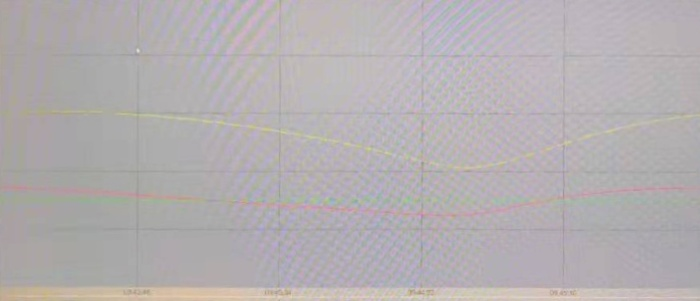
#> input picture opencv-car-number-plate-detection--master/4.jpg, 700 x 301 px
$ python question14.py
#> lines starting #> are read from the running program, lines starting #| are printed output that depends on the picture; after the words box and inside, x2 and y2 are one past the last pixel; in counts of white or black regions, pixels touching at a corner belong together
import cv2
import numpy as np
import imutils


#局部阈值
def local_threshold(image):
    gray = cv2.cvtColor(image, cv2.COLOR_RGB2GRAY)  #把输入图像灰度化
    #自适应阈值化能够根据图像不同区域亮度分布，改变阈值
    binary = cv2.adaptiveThreshold(gray, 255, cv2.ADAPTIVE_THRESH_GAUSSIAN_C,cv2.THRESH_BINARY, 25, 10)
    return binary


img_org = cv2.imread('4.jpg')
#> img_org is the input picture: shape (301, 700, 3); mean B, G, R 177.4, 175.2, 180.1

size = np.shape(img_org)
#> size = (301, 700, 3)
print(size)
#| (301, 700, 3)
if size[0] <= 776:
    img_org = imutils.resize(img_org, 900)
#> img_org: shape (387, 900, 3)

img_org2 = img_org.copy()
img_bw = cv2.cvtColor(img_org, cv2.COLOR_BGR2GRAY)
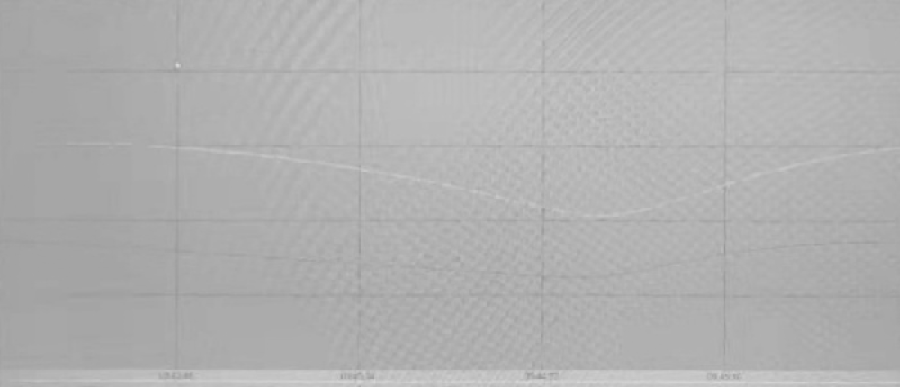
#> img_bw: shape (387, 900); min 153, max 215, mean 176.8
img_thr = local_threshold(img_org2)
#> in local_threshold, `binary = cv2.adaptiveThreshold(gray, 255, cv2.ADAPTIVE_THRESH_GAUSSIAN..`:
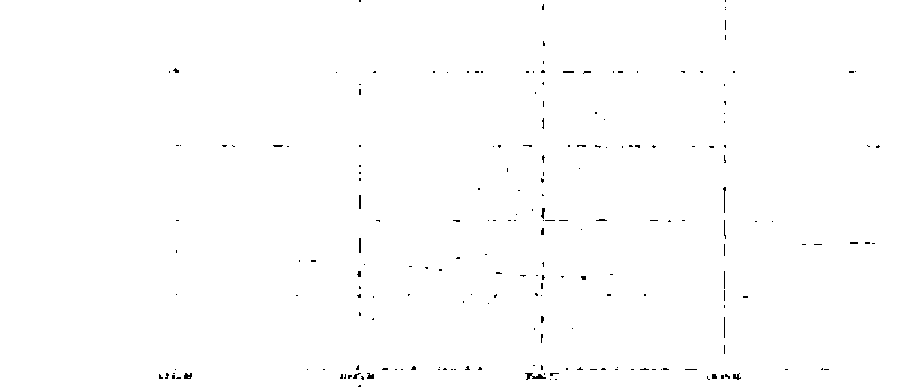
#> binary: shape (387, 900); 99.5% white; black in thin lines or dots, all inside (x1, y1, x2, y2) = (159, 0, 880, 387)


cv2.imwrite('thresh.jpg', img_thr)

img_edg = cv2.Canny(img_thr, 100, 200)
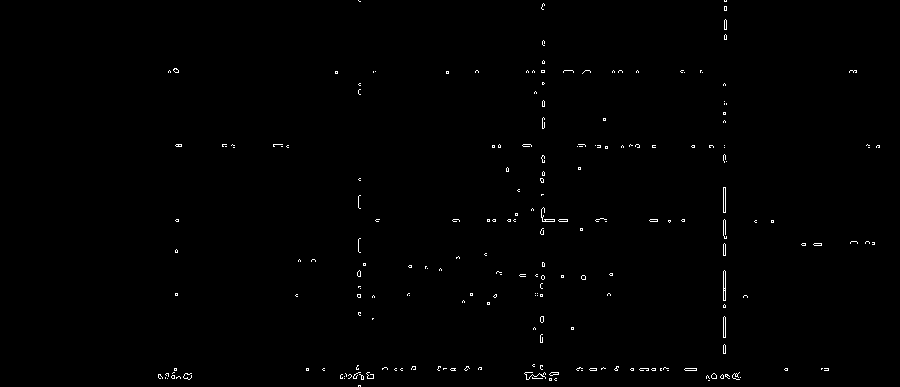
#> img_edg: shape (387, 900); 0.57% white in thin lines or dots, all inside (x1, y1, x2, y2) = (158, 0, 880, 387)

cv2.imwrite('cn_edge.jpg', img_edg)

kernel = cv2.getStructuringElement(cv2.MORPH_DILATE, (7, 7))
img_dil = cv2.dilate(img_edg, kernel, iterations=1)
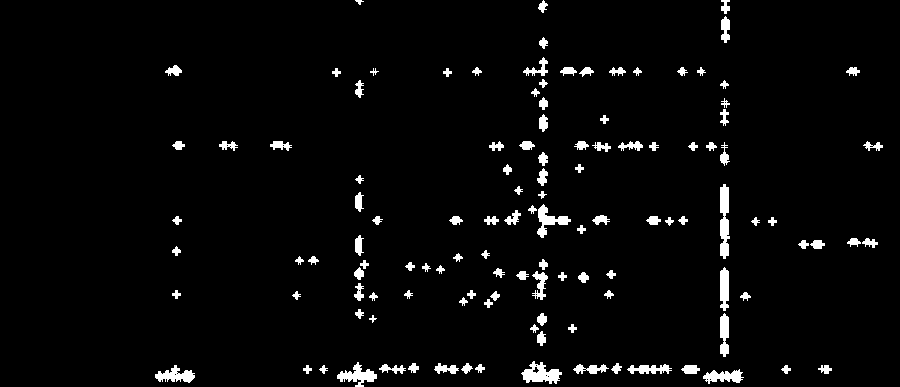
#> img_dil: shape (387, 900); 3.3% white; 121 white regions

cv2.imwrite('dilated_img.jpg',img_dil)


#if  you  are  using  opencv 2.X then  make  sure  to  remove  "something_else " variable  from  list  below

(contours, hierarchye) = cv2.findContours(img_dil.copy(), 1, 2)
#> contours = 138 contours, 21 with area under 20; largest, box (x1, y1, x2, y2) and area: (720, 184, 730, 259) 484, (521, 361, 562, 384) 474, (337, 362, 377, 387) 362, (537, 204, 571, 238) 344, (155, 365, 195, 383) 318
cnts = sorted(contours, key=cv2.contourArea, reverse=True)[:10]
#> cnts = 10 contours; largest, box (x1, y1, x2, y2) and area: (720, 184, 730, 259) 484, (521, 361, 562, 384) 474, (337, 362, 377, 387) 362, (537, 204, 571, 238) 344, (155, 365, 195, 383) 318

screenCnt = None

for c in cnts:
	# approximate the contour
	peri = cv2.arcLength(c, True)
	approx = cv2.approxPolyDP(c, 0.02 * peri, True)

	# if our approximated contour has four points, then
	# we can assume that we have found our screen
	if len(approx) == 4:
		screenCnt = approx
		break
#> this loop made 1 pass
#> (peri, screenCnt) on pass 1: (185.4, [[723, 184], [720, 255], [725, 258], [728, 187]])

mask = np.zeros(img_bw.shape, dtype=np.uint8)
roi_corners = np.array(screenCnt ,dtype=np.int32)
#> roi_corners = [[723, 184], [720, 255], [725, 258], [728, 187]]
ignore_mask_color = (255,)*1
cv2.fillPoly(mask, roi_corners , ignore_mask_color)
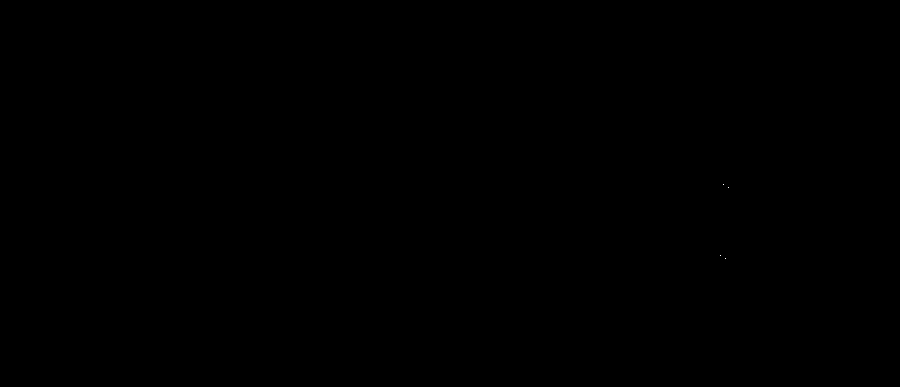
#> mask: shape (387, 900); 0% white in thin lines or dots, all inside (x1, y1, x2, y2) = (720, 184, 729, 259)
cv2.drawContours(img_org, [screenCnt], -40, (100, 255, 100), 9)
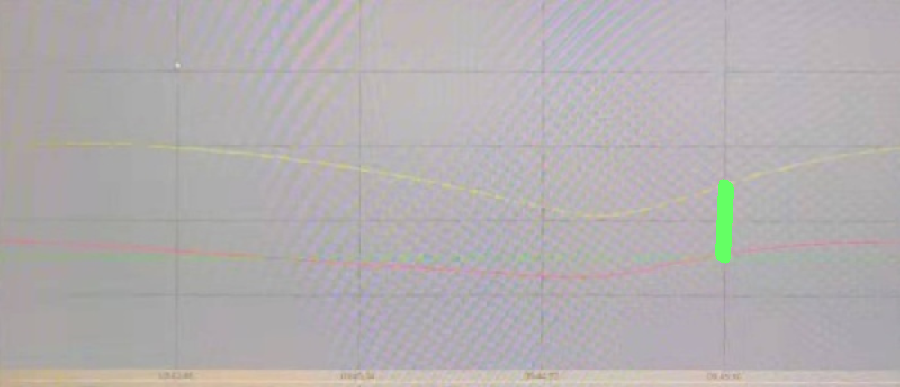
#> img_org: shape (387, 900, 3); mean B, G, R 177, 175.4, 179.7
cv2.imshow('original  image with boundry' , img_org)
cv2.imwrite('plate_detedted.jpg',img_org)


ys =[screenCnt[0,0,1] , screenCnt[1,0,1] ,screenCnt[2,0,1] ,screenCnt[3,0,1]]
#> ys = [184, 255, 258, 187]
xs =[screenCnt[0,0,0] , screenCnt[1,0,0] ,screenCnt[2,0,0] ,screenCnt[3,0,0]]
#> xs = [723, 720, 725, 728]

ys_sorted_index = np.argsort(ys)
#> ys_sorted_index = [0, 3, 1, 2]
xs_sorted_index = np.argsort(xs)
#> xs_sorted_index = [1, 0, 2, 3]

x1 = screenCnt[xs_sorted_index[0],0,0]
#> x1 = 720
x2 = screenCnt[xs_sorted_index[3],0,0]
#> x2 = 728

y1 = screenCnt[ys_sorted_index[0],0,1]
#> y1 = 184
y2 = screenCnt[ys_sorted_index[3],0,1]
#> y2 = 258


img_plate = img_org2[y1:y2 , x1:x2]


# [6 lines of commented-out code are left out]


cv2.imshow('number plate',img_plate)

cv2.imwrite('number_plate.jpg',img_plate)
cv2.waitKey(0)

$ run again, with opencv-car-number-plate-detection--master/3.jpg copied over opencv-car-number-plate-detection--master/4.jpg
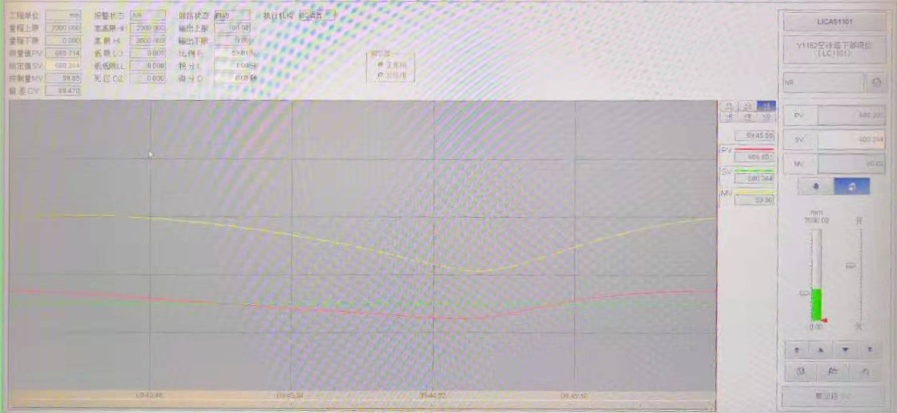
#> input picture opencv-car-number-plate-detection--master/3.jpg, 897 x 413 px
#> img_org is the input picture: shape (413, 897, 3); mean B, G, R 188.7, 186.9, 192
#| (413, 897, 3)
#> in local_threshold, `binary = cv2.adaptiveThreshold(gray, 255, cv2.ADAPTIVE_THRESH_GAUSSIAN..`:
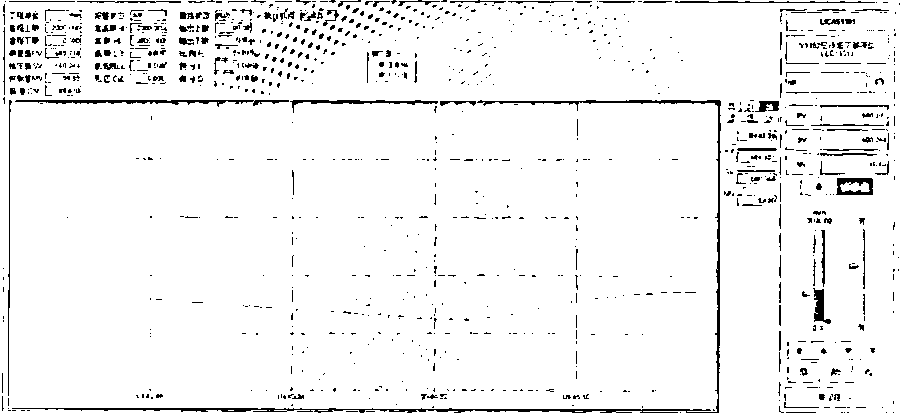
#> binary: shape (414, 900); 95% white; black in thin lines or dots
#> img_edg: shape (414, 900); 5.2% white in thin lines or dots
#> img_dil: shape (414, 900); 25.4% white; 202 white regions (1 under 20 px)
#> contours = 760 contours, 450 with area under 20; largest, box (x1, y1, x2, y2) and area: (0, 0, 900, 414) 327120, (9, 102, 715, 409) 209442, (269, 2, 785, 123) 40118, (798, 207, 835, 334) 2102, (363, 47, 420, 86) 1480
#> cnts = 10 contours; largest, box (x1, y1, x2, y2) and area: (0, 0, 900, 414) 327120, (9, 102, 715, 409) 209442, (269, 2, 785, 123) 40118, (798, 207, 835, 334) 2102, (363, 47, 420, 86) 1480
#> the loop `for c in cnts:` made 2 passes
#> (peri, screenCnt) on pass 2: (2596.5, [[13, 104], [713, 105], [713, 405], [13, 404]])
#> roi_corners = [[13, 104], [713, 105], [713, 405], [13, 404]]
#> mask: shape (414, 900); 0% white in thin lines or dots, all inside (x1, y1, x2, y2) = (13, 104, 714, 406)
#> `cv2.drawContours(img_org, [screenCnt], -40, (100, 255, 100), 9)`:
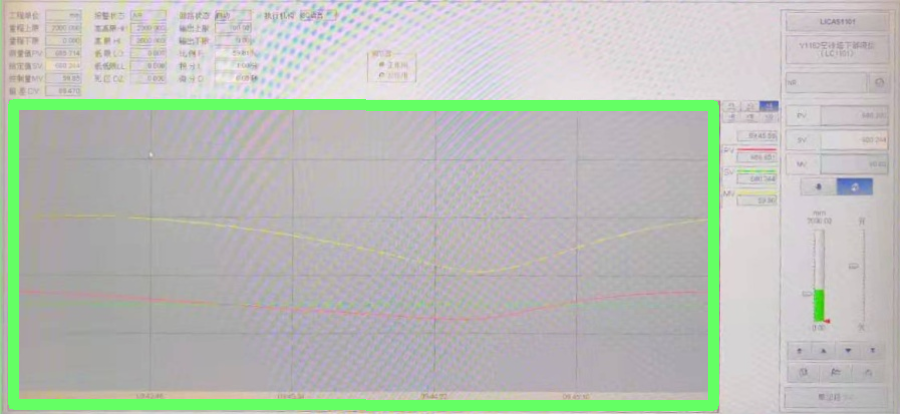
#> img_org: shape (414, 900, 3); mean B, G, R 184.2, 191.4, 186.9
#> ys = [104, 105, 405, 404]
#> xs = [13, 713, 713, 13]
#> ys_sorted_index = [0, 1, 3, 2]
#> xs_sorted_index = [0, 3, 1, 2]
#> x1 = 13
#> x2 = 713
#> y1 = 104
#> y2 = 405
